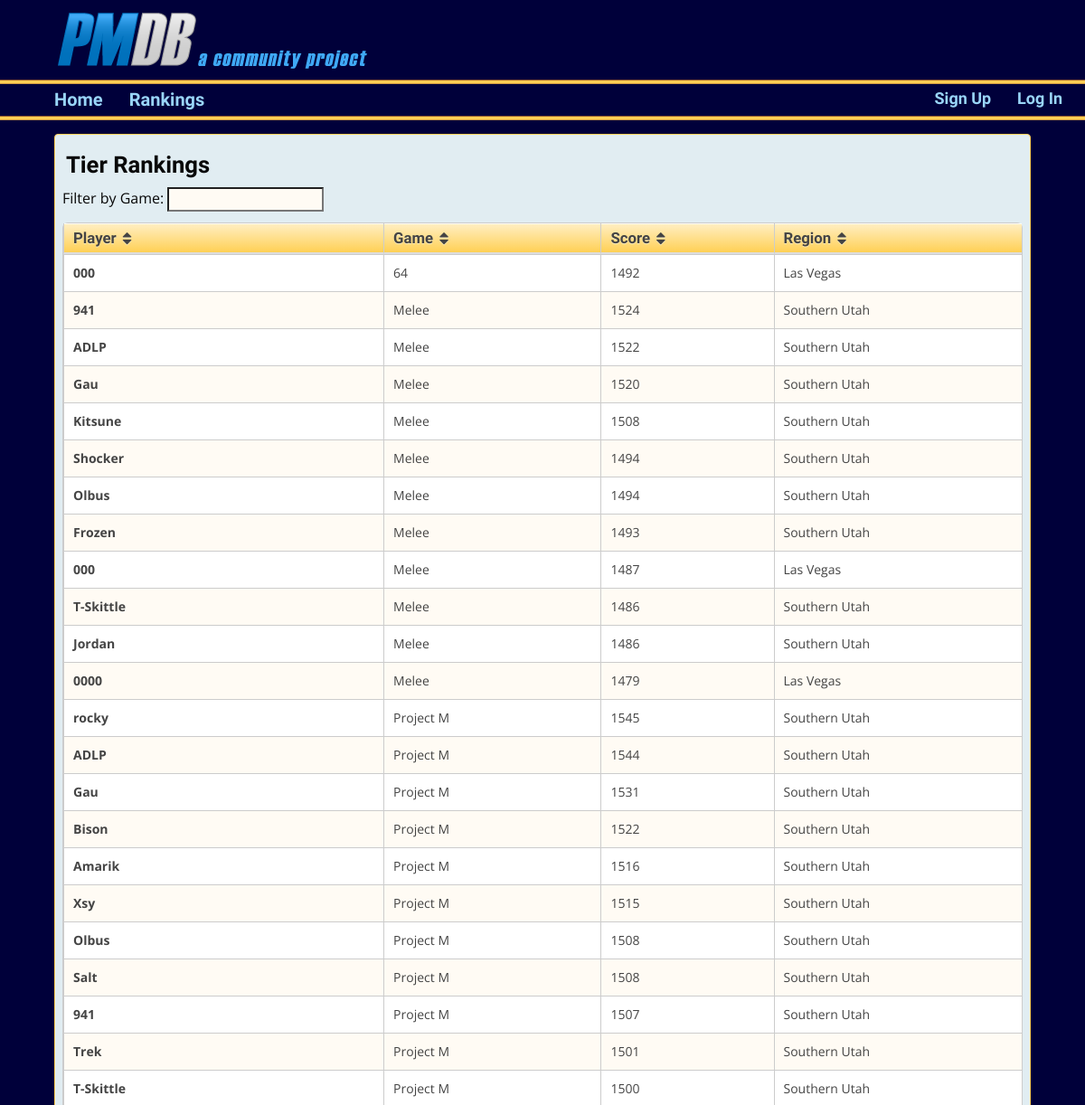
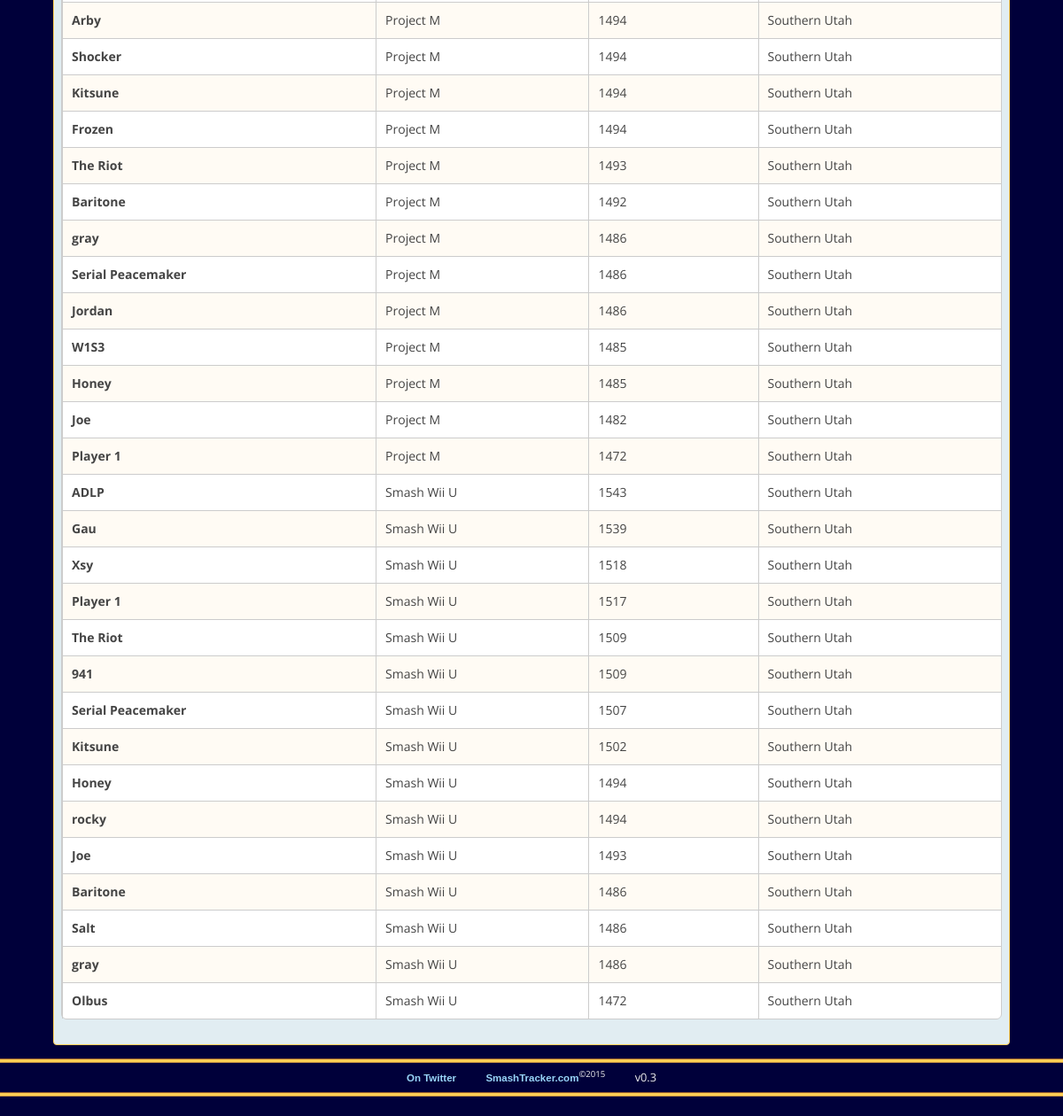
The app's page /ranks.php (signed in) with its own data (2 pictures, top to bottom).
### tables this page shows
CREATE TABLE IF NOT EXISTS `user` (
  `user_id` int(16) NOT NULL AUTO_INCREMENT,
  `user_name` varchar(32) NOT NULL,
  `user_email` varchar(64) DEFAULT NULL,
  `user_password` varchar(32) DEFAULT NULL,
  `user_activated` int(1) NOT NULL DEFAULT '0',
  `user_dateJoined` date NOT NULL,
  `user_level` int(1) NOT NULL DEFAULT '0' COMMENT '0-non member 1-observer 2-regional mod 3-staff 4-admin',
  PRIMARY KEY (`user_id`),
  UNIQUE KEY `user_email` (`user_email`)
);

### ranks.php (the view, shortened to what this page needs)
<?php
require('./include/init.inc.php');
$user_qry = "SELECT DISTINCT user.user_name, user.user_id,
															ranking.score, game.game_name,
															regions.region_name
							FROM user
							JOIN ranking
								ON user.user_id = ranking.user_id
							JOIN game
								ON ranking.game_id = game.game_id
							JOIN user_region
										ON user.user_id = user_region.user_id
									JOIN regions
										ON user_region.region_id = regions.region_id
							WHERE game.game_id IN (
									SELECT matches.game_id FROM matches
										WHERE matches.user_id_1 = user.user_id
											OR matches.user_id_2 = user.user_id)
							AND user.user_name NOT LIKE 'Test%'
							ORDER BY game.game_name, ranking.score DESC";
$user_res = $db->query($user_qry);
?>
<!DOCTYPE html>
<html>
<head>
<?php require_once('./include/head.inc.php'); ?>
  <link href="./styles/footable.core.css" rel="stylesheet" type="text/css" />
	<link href="./styles/footable.standalone.css" rel="stylesheet" type="text/css" />
</head>
<body>
<?php require_once('./include/header.inc.php'); ?>
<?php require_once('./include/nav.inc.php'); ?>
	<div id='content'>
		<h2>Tier Rankings</h2>
		<p>
			<label for='footable-search'>
				Filter by Game:
			</label>
			<input type='text' name='footable-search' id='foot-filter' />
		</p>
		<table class='footable table' data-filter="#foot-filter">
			<thead>
				<tr>
					<th class='footable-first-column'>Player</th>
					<th>Game</th>
					<th>Score</th>
					<th class='footable-last-column'>Region</th>
				</tr>
			</thead>
	<?php
  while($row = $user_res->fetch_assoc()){
				echo "<tr>";
				echo "<td><a href='./player-view.php?player=".$row['user_id']."'>".$row['user_name']."</a></td> <td>".$row['game_name']."</td> <td>".$row['score']."</td><td>".$row['region_name']."</td>";
				echo "</tr>";
			}
  ?>
		</table>
	</div>
	<?php require_once('./include/footer.inc.php'); ?>

### styles/main.css (style rules this page uses)
body { background-color: #00003a; color:#080808; font-family: 'Open Sans', sans-serif; margin:0; padding:0; }
h1, h2, h3, h4, h5, h6 { font-family: 'Abel', sans-serif; }
h2 { margin:2px; padding:2px; font-size:1.6em; -webkit-margin-before: 0.2em; -webkit-margin-after: 0.2em; }
a { color:#000069; font-weight:bold; }
input[type="text"], input[type='password'] { background-color: #fffbf4; font-size:.9em; padding-left:5px; }
thead { font-family: 'Abel', sans-serif; font-size:1.2em; }
#content { border-radius: 4px; border: 1px solid #FFD055; height:auto; width:90%; margin: 15px auto; background-color: #E1EDF2; padding:8px; overflow:auto; }

### styles/footable.core.css (style rules this page uses)
.footable { width: 100%; }
.footable > thead > tr > th { -webkit-touch-callout: none; -webkit-user-select: none; -khtml-user-select: none; -moz-user-select: -moz-none; -ms-user-select: none; user-select: none; }
.footable-odd { background-color: #f7f7f7; }
td a { color: #444444; }

### styles/footable.standalone.css (style rules this page uses)
.footable { border-collapse: separate; border-spacing: 0; border: 1px solid #cccccc; -moz-border-radius: 6px; -webkit-border-radius: 6px; border-radius: 6px; font-size: 14px; color: #444444; background: #ffffff; }
.footable > thead > tr > th { border-left: 1px solid #cccccc; border-top: 1px solid #cccccc; padding: 3px 10px 3px 10px; text-align: left; }
.footable > thead > tr > th, .footable > thead > tr > td { background-color: #FFD055; background-image: -webkit-gradient(linear, left top, left bottom, from(#FFEFC5), to(#FFD055)); background-image: -webkit-linear-gradient(top, #FFEFC5, #FFD055); background-image: -moz-linear-gradient(top, #FFEFC5, #FFD055); background-image: -ms-linear-gradient(top, #FFEFC5, #FFD055); background-image: -o-linear-gradient(top, #FFEFC5, #FFD055); background-image: linear-gradient(to bottom, #FFEFC5, #FFD055); -webkit-box-shadow: 0 1px 0 rgba(255, 255, 255, 0.8) inset; -moz-box-shadow: 0 1px 0 rgba(255, 255, 255, 0.8) inset; box-shadow: 0 1px 0 rgba(255, 255, 255, 0.8) inset; border-top: none; text-shadow: 0 1px 0 rgba(255, 255, 255, 0.5); }
.footable > tbody > tr > td { border-top: 1px solid #cccccc; border-left: 1px solid #cccccc; padding: 10px; text-align: left; }
.footable-odd { background-color: #fffbf4; }

### records on screen
user: user_name "000", game_name "64", score "1492", region_name "Las Vegas", game_name "Melee", score "1487"
user: user_name "941", game_name "Melee", score "1524", region_name "Southern Utah", game_name "Project M", score "1507", game_name "Smash Wii U", score "1509"
user: user_name "ADLP", game_name "Melee", score "1522", region_name "Southern Utah", game_name "Project M", score "1544", game_name "Smash Wii U", score "1543"
user: user_name "Gau", game_name "Melee", score "1520", region_name "Southern Utah", game_name "Project M", score "1531", game_name "Smash Wii U", score "1539"
user: user_name "Kitsune", game_name "Melee", score "1508", region_name "Southern Utah", game_name "Project M", score "1494", game_name "Smash Wii U", score "1502"
user: user_name "Shocker", game_name "Melee", score "1494", region_name "Southern Utah", game_name "Project M"
user: user_name "Olbus", game_name "Melee", score "1494", region_name "Southern Utah", game_name "Project M", score "1508", game_name "Smash Wii U", score "1472"
user: user_name "Frozen", game_name "Melee", score "1493", region_name "Southern Utah", game_name "Project M", score "1494"
user: user_name "T-Skittle", game_name "Melee", score "1486", region_name "Southern Utah", game_name "Project M", score "1500"
user: user_name "Jordan", game_name "Melee", score "1486", region_name "Southern Utah", game_name "Project M"
user: user_name "0000", game_name "Melee", score "1479", region_name "Las Vegas"
user: user_name "rocky", game_name "Project M", score "1545", region_name "Southern Utah", game_name "Smash Wii U", score "1494"
user: user_name "Bison", game_name "Project M", score "1522", region_name "Southern Utah"
user: user_name "Amarik", game_name "Project M", score "1516", region_name "Southern Utah"
user: user_name "Xsy", game_name "Project M", score "1515", region_name "Southern Utah", game_name "Smash Wii U", score "1518"
user: user_name "Salt", game_name "Project M", score "1508", region_name "Southern Utah", game_name "Smash Wii U", score "1486"
user: user_name "Trek", game_name "Project M", score "1501", region_name "Southern Utah"
user: user_name "Arby", game_name "Project M", score "1494", region_name "Southern Utah"
user: user_name "The Riot", game_name "Project M", score "1493", region_name "Southern Utah", game_name "Smash Wii U", score "1509"
user: user_name "Baritone", game_name "Project M", score "1492", region_name "Southern Utah", game_name "Smash Wii U", score "1486"
user: user_name "gray", game_name "Project M", score "1486", region_name "Southern Utah", game_name "Smash Wii U"
user: user_name "Serial Peacemaker", game_name "Project M", score "1486", region_name "Southern Utah", game_name "Smash Wii U", score "1507"
user: user_name "W1S3", game_name "Project M", score "1485", region_name "Southern Utah"
user: user_name "Honey", game_name "Project M", score "1485", region_name "Southern Utah", game_name "Smash Wii U", score "1494"
user: user_name "Joe", game_name "Project M", score "1482", region_name "Southern Utah", game_name "Smash Wii U", score "1493"
user: user_name "Player 1", game_name "Project M", score "1472", region_name "Southern Utah", game_name "Smash Wii U", score "1517"
